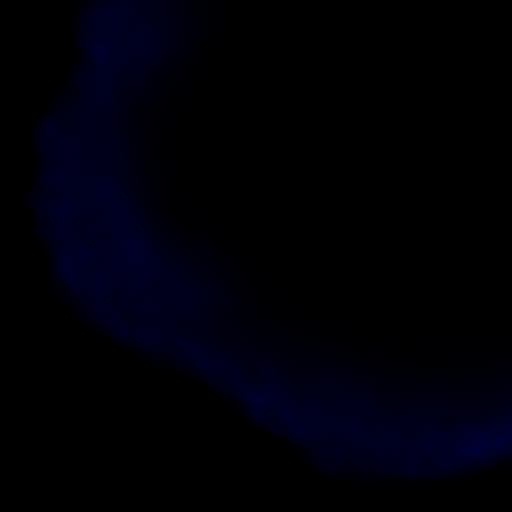
#> input picture Images/310114 1hz-23_C003Z001.bmp, 1024 x 1024 px (shown at 1/2 size); the run also reads 1 picture not shown here
$ python convolveTF.py
#> lines starting #> are read from the running program, lines starting #| are printed output that depends on the picture
#matplotlib inline
import numpy as np
import matplotlib.pyplot as plt
from skimage import exposure
from scipy import ndimage, signal
from flowdec import data as fd_data
from flowdec import restoration as fd_restoration
from time import time
import cv2
from skimage.exposure import rescale_intensity


to=time()

data = cv2.imread('Images/310114 1hz-23_C003Z001.bmp',2)
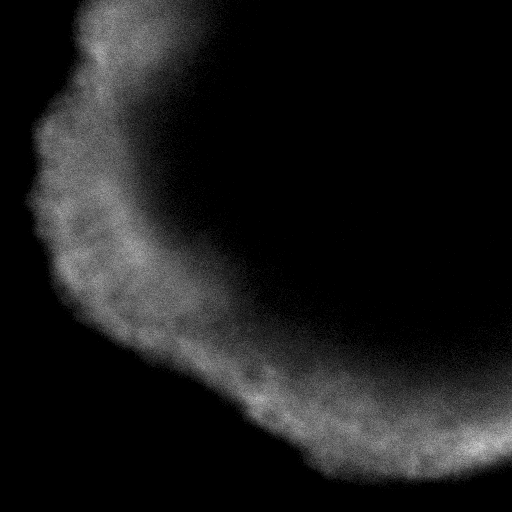
#> data: shape (1024, 1024) (shown at 1/2 size); min 0, max 8, mean 0.828; drawn with min black and max white
data2 = cv2.imread('Images/310114_1hz-2_brightness_adjusted_FFM.bmp')
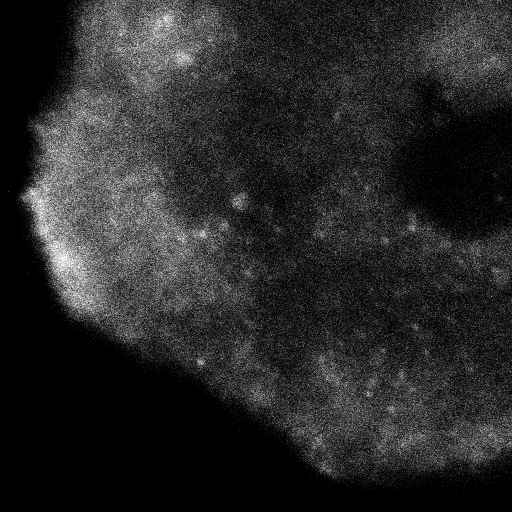
#> input picture Images/310114_1hz-2_brightness_adjusted_FFM.bmp, 1024 x 1024 px (shown at 1/2 size)
#> data2 is the input picture: shape (1024, 1024, 3); min 0, max 255, mean 40.2
kernel = cv2.imread('PSF/PSF_BW6.bmp',2)

# Run the deconvolution process and note that deconvolution initialization is best kept separate from
# execution since the "initialize" operation corresponds to creating a TensorFlow graph, which is a
# relatively expensive operation and should not be repeated across multiple executions
#> (the run stopped early here; a loop or call above may not have finished)
